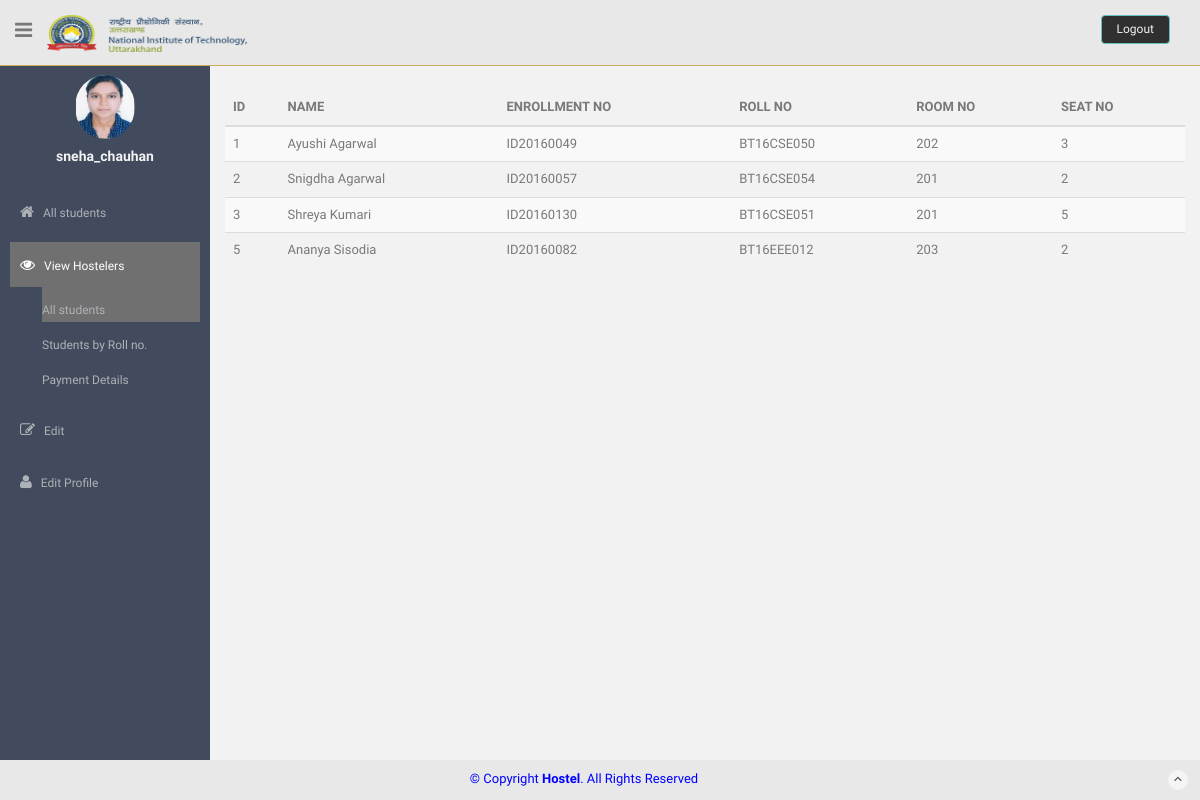
/admin/all_students.php (signed in), run on the app's committed database.
### tables this page shows
CREATE TABLE `girls_details` (
  `id` int(11) NOT NULL,
  `name` varchar(50) NOT NULL,
  `enrollment_no` varchar(50) NOT NULL,
  `roll_no` varchar(50) NOT NULL,
  `book_status` int(11) NOT NULL DEFAULT '0',
  `room_no` int(11) DEFAULT NULL,
  `seat_no` int(11) DEFAULT NULL
);

### admin/all_students.php (the view, shortened to what this page needs)
<?php
include'config.php';
	$uname=$_SESSION['uname'];
	$q= "select * from admin_login where username = '$uname'";
	$result = mysqli_query($con, $q);
	$row = mysqli_fetch_assoc($result);
	if($row['id']==1){
		$q="select * from girls_details where book_status='1'" ;
		$result = mysqli_query($con, $q);
	}
	$q2="select * from admin_login where username = '$uname'";
$result2 = mysqli_query($con, $q2);
$row2 = mysqli_fetch_assoc($result2);
$src=$row2['img_src'];
?>
<!DOCTYPE html>
<html lang="en">
  <head>
    <link href="assets/css/bootstrap.css" rel="stylesheet">
    <link href="assets/font-awesome/css/font-awesome.css" rel="stylesheet" />
    <link href="assets/css/style.css" rel="stylesheet">
    <link href="assets/css/style-responsive.css" rel="stylesheet">
  </head>
  <body>
  <section id="container" >
      <header class="header black-bg">
              <div class="sidebar-toggle-box">
                  <div class="fa fa-bars tooltips" data-placement="right" data-original-title="Toggle Navigation"></div>
              </div>
            <a href="index.html" class="logo"><img src="images/nit.png"  height="50px" width="200px" style="padding-bottom:13px; padding-top:0;"></a>
            <div class="top-menu">
            	<ul class="nav pull-right top-menu">
                    <li><a class="logout" href="logout.php">Logout</a></li>
            	</ul>
            </div>
        </header>
      <aside>
          <div id="sidebar"  class="nav-collapse ">
              <ul class="sidebar-menu" id="nav-accordion">
              	  <p class="centered"><a href="profile.html"><img src="<?php echo $src;?>" class="img-circle" width="60"></a></p>
              	  <h5 class="centered"><?php echo $uname;?></h5>
                  <li class="mt">
                      <a href="index.php" >
                          <i class="fa fa-home"></i>
                          <span>All students</span>
                      </a>
                  </li>
                  <li class="sub-menu">
                      <a href="javascript:;" class="active">
                          <i class="fa fa-eye"></i>
                          <span>View Hostelers</span>
                      </a>
                      <ul class="sub">
                          <li><a  href="all_students.php" class="active">All students</a></li>
                          <li><a  href="roll_students.php">Students by Roll no.</a></li>
						  <li><a  href="payment_details.php">Payment Details</a></li>
                      </ul>
                  </li>
                  <li class="sub-menu">
                      <a href="javascript:;" >
                          <i class="fa fa-edit"></i>
                          <span>Edit</span>
                      </a>
                  </li>
                  <li class="sub-menu">
                      <a href="javascript:;" >
                          <i class="fa fa-user"></i>
                          <span>Edit Profile</span>
                      </a>
                  </li>
              </ul>
          </div>
      </aside>
      <section id="main-content">
          <section class="wrapper">
		  <table class="table table-striped" style="margin-top:30px;">
		  <thead>
		  <tr>
		  <th>ID</th>
		  <th>NAME</th>
          <th>ENROLLMENT NO</th>
		  <th>ROLL NO</th>
		  <th>ROOM NO</th>
		  <th>SEAT NO</th>
		  </tr>
		  </thead>
		  <tbody>
		  <?php
		   while($row = mysqli_fetch_assoc($result)) {
       echo
		'<tr>
        <td>'.$row['id'].'</td>
        <td>'.$row['name'].'</td>
		<td>'.$row['enrollment_no'].'</td>
		<td>'.$row['roll_no'].'</td>
	    <td>'.$row['room_no'].'</td>
		<td>'.$row['seat_no'].'</td>
		</tr>';
    }
          ?>
		  </tbody>
		  </table>
		</section><! --/wrapper -->
      </section>
      <footer class="site-footer" style=" position: fixed; bottom: 0; width:100%;">
          <div class="text-center">
              &copy; Copyright <strong>Hostel</strong>. All Rights Reserved
              <a href="basic_table.html#" class="go-top">
                  <i class="fa fa-angle-up"></i>
              </a>
          </div>
      </footer>
  </section>
  </body>
</html>

### admin/assets/css/style.css (style rules this page uses)
body { color: #797979; background: #f2f2f2; font-family: 'Ruda', sans-serif; padding: 0px !important; margin: 0px !important; font-size:13px; }
ul li { list-style: none; }
a, a:hover, a:focus { text-decoration: none; outline: none; }
#container { width: 100%; height: 100%; }
.centered { text-align: center; }
.mt { margin-top: 25px; }
ul.top-menu > li > .logout { color: #f2f2f2; font-size: 12px; border-radius: 4px; -webkit-border-radius: 4px; border: 1px solid #64c3c2 !important; padding: 5px 15px; margin-right: 15px; background: #303030; margin-top: 15px; }
#sidebar { width: 210px; height: 100%; position: fixed; background: #424a5d; }
#sidebar h5 { color: #f2f2f2; font-weight: 700; }
#sidebar ul li { position: relative; }
#sidebar .sub-menu > .sub li { padding-left: 32px; }
#sidebar .sub-menu > .sub li:last-child { padding-bottom: 10px; }
ul.sidebar-menu , ul.sidebar-menu li ul.sub { margin: -2px 0 0; padding: 0; }
ul.sidebar-menu { margin-top: 75px; }
#sidebar > ul > li > ul.sub { display: none; }
#sidebar > ul > li.active > ul.sub, #sidebar > ul > li > ul.sub > li > a { display: block; }
ul.sidebar-menu li ul.sub li { background: #424a5d; margin-bottom: 0; margin-left: 0; margin-right: 0; }
ul.sidebar-menu li ul.sub li:last-child { border-radius: 0 0 4px 4px; -webkit-border-radius: 0 0 4px 4px; }
ul.sidebar-menu li ul.sub li a { font-size: 12px; padding: 6px 0; line-height: 35px; height: 35px; -webkit-transition: all 0.3s ease; -moz-transition: all 0.3s ease; -o-transition: all 0.3s ease; -ms-transition: all 0.3s ease; transition: all 0.3s ease; color: #aeb2b7; }
ul.sidebar-menu li { margin-bottom: 5px; margin-left:10px; margin-right:10px; }
ul.sidebar-menu li.sub-menu { line-height: 15px; }
ul.sidebar-menu li a span { display: inline-block; }
ul.sidebar-menu li a { color: #aeb2b7; text-decoration: none; display: block; padding: 15px 0 15px 10px; font-size: 12px; outline: none; -webkit-transition: all 0.3s ease; -moz-transition: all 0.3s ease; -o-transition: all 0.3s ease; -ms-transition: all 0.3s ease; transition: all 0.3s ease; }
ul.sidebar-menu li a.active, ul.sidebar-menu li a:hover, ul.sidebar-menu li a:focus { background: #707070; color: #fff; display: block; -webkit-transition: all 0.3s ease; -moz-transition: all 0.3s ease; -o-transition: all 0.3s ease; -ms-transition: all 0.3s ease; transition: all 0.3s ease; }
ul.sidebar-menu li a i { font-size: 15px; padding-right: 6px; }
ul.sidebar-menu li a.active i { color: #fff; }
#main-content { margin-left: 210px; }
.header, .footer { min-height: 60px; padding: 0 15px; }
.header { position: fixed; left: 0; right: 0; z-index: 1002; }
.black-bg { background:#E8E8E8; border-bottom: 1px solid #c9aa5f; }
.wrapper { display: inline-block; margin-top: 60px; padding-left: 15px; padding-right: 15px; padding-bottom: 15px; padding-top: 0px; width: 100%; }
a.logo { font-size: 20px; color: #ffffff; float: left; margin-top: 15px; text-transform: uppercase; }
#top_menu .nav > li, ul.top-menu > li { float: left; }
ul.top-menu > li > a { color: #666666; font-size: 16px; border-radius: 4px; -webkit-border-radius: 4px; border:1px solid #666666 !important; padding: 2px 6px; margin-right: 15px; }
.sidebar-toggle-box { float: left; padding-right: 15px; margin-top: 20px; }
.sidebar-toggle-box .fa-bars { cursor: pointer; display: inline-block; font-size: 20px; }
.site-footer { background: #E8E8E8; color: blue; padding: 10px 0; }
.go-top { margin-right: 1%; float: right; background: rgba(255,255,255,.5); width: 20px; height: 20px; border-radius: 50%; -webkit-border-radius: 50%; }
.go-top i { color: #2A3542; }

### data on the page
girls_details: id "1", name "Ayushi Agarwal", enrollment_no "ID20160049", roll_no "BT16CSE050", room_no "202", seat_no "3"
girls_details: id "2", name "Snigdha Agarwal", enrollment_no "ID20160057", roll_no "BT16CSE054", room_no "201", seat_no "2"
girls_details: id "3", name "Shreya Kumari", enrollment_no "ID20160130", roll_no "BT16CSE051", room_no "201", seat_no "5"
girls_details: id "5", name "Ananya Sisodia", enrollment_no "ID20160082", roll_no "BT16EEE012", room_no "203", seat_no "2"

### other printed values
$uname "sneha_chauhan"
